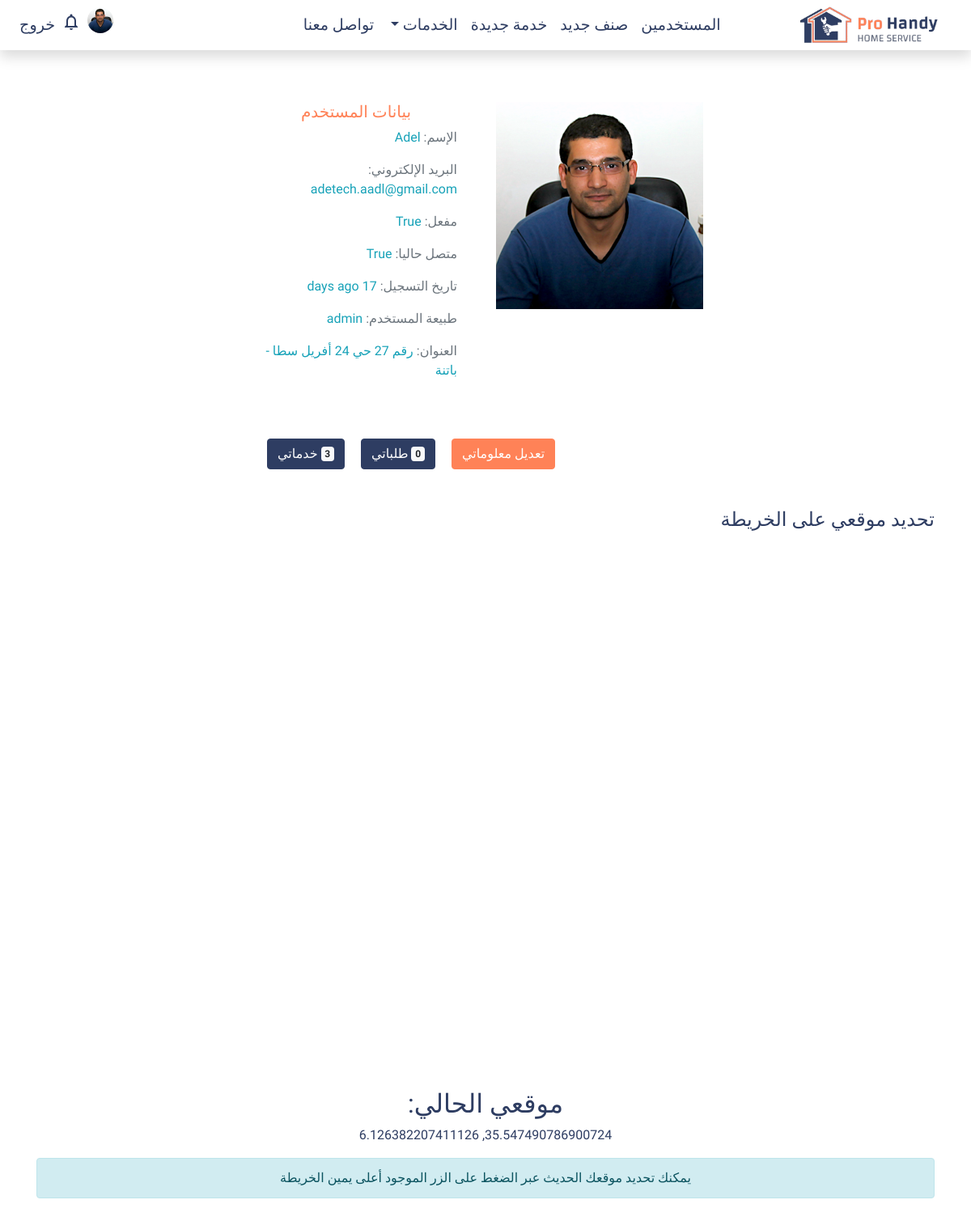
The app's page /profile (signed in), older data.
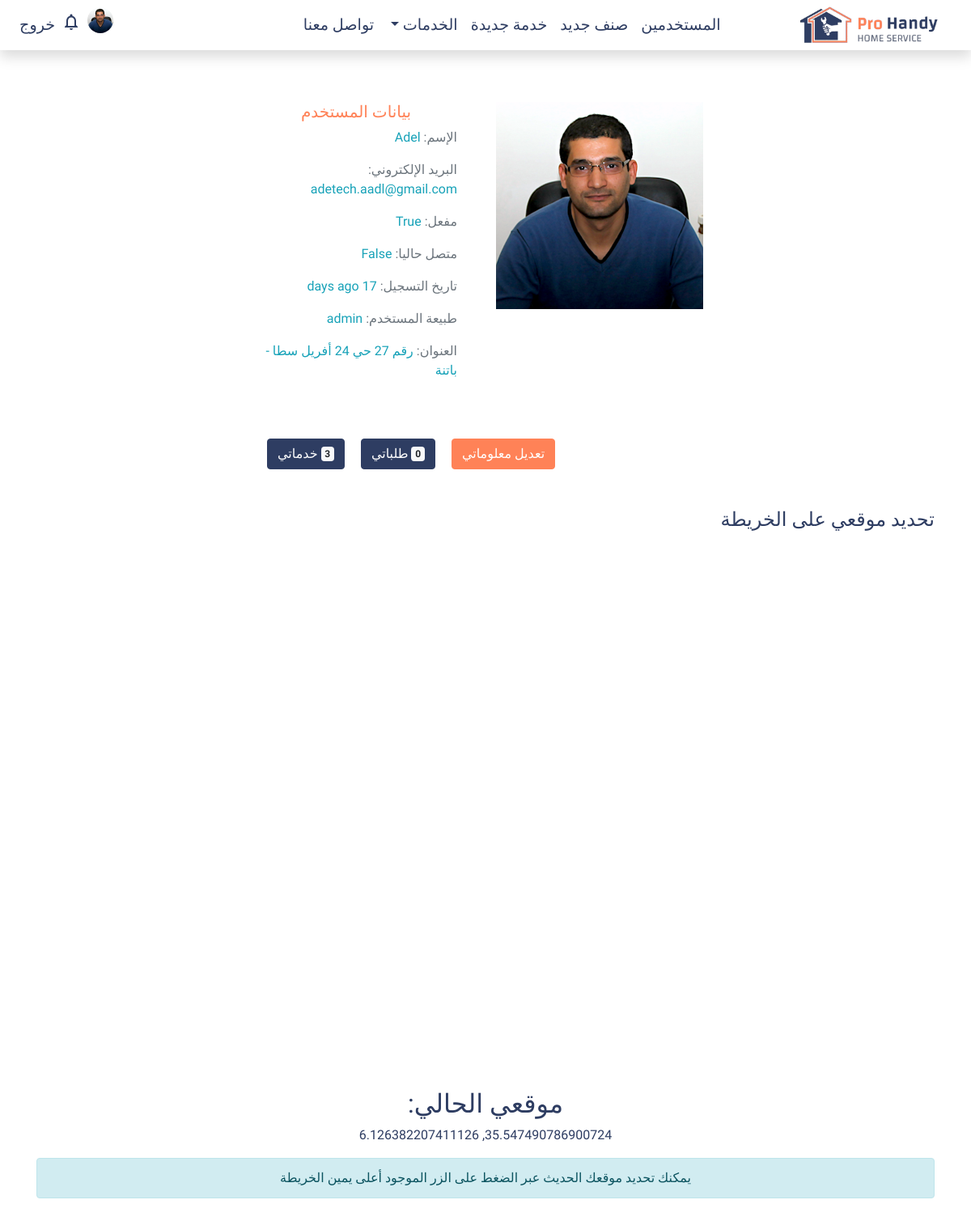
The same page, newer data.
### application/models.py (models this page shows, shortened)
class User(db.Model, UserMixin):
    id = db.Column(db.Integer, primary_key=True)
    username = db.Column(db.String(20), unique=True, nullable=False)
    full_name = db.Column(db.String(64), default='no full name')
    email = db.Column(db.String(120), unique=True, nullable=False)
    user_type = db.Column(db.String(20))
    image_file = db.Column(db.String(20), nullable=False, default='profile.png')
    password = db.Column(db.String(64), nullable=False)
    services = db.relationship('Service', backref='owner', lazy=True)
    created_at = db.Column(db.DateTime, nullable=False, default=datetime.utcnow)
    last_login = db.Column(db.DateTime)
    is_active = db.Column(db.Boolean, default=False)
    is_connected = db.Column(db.Boolean, default=False)
    address_first_line = db.Column(db.String(64), default='')
    address_second_line = db.Column(db.String(64), default='')
    city = db.Column(db.String(20), default='')
    phone_number = db.Column(db.String(14), default='')
    lat = db.Column(db.Float(20))
    lon = db.Column(db.Float(20))
    requests = db.relationship('ServiceRequest', cascade="all, delete", backref='client', lazy=True)
    request_messages = db.relationship('ServiceRequestMessages', cascade="all, delete", backref='message_sender', lazy=True)
    notifications = db.relationship('Notification', cascade="all, delete", backref='user_notified', lazy=True)

### application/routes.py (the view)
@app.route('/profile', methods=['GET', 'POST'])
def profile():
    categories = Category.query.all()
    services = Service.query.all()
    form = UpdateProfileForm()
    if form.validate_on_submit():
        if form.picture.data:
            picture_file = save_profile_picture(form.picture.data)
            current_user.image_file = picture_file
        current_user.username = form.username.data
        current_user.full_name = form.full_name.data
        current_user.address_first_line = form.address_first_line.data
        current_user.address_second_line = form.address_second_line.data
        current_user.city = form.city.data
        current_user.phone_number = form.phone.data
        db.session.commit()
        flash('قد تم تعديل معلوماتك بنجاح', 'success')
        return redirect(url_for('profile'))
    elif request.method == 'GET':
        n_requests = len(current_user.requests)
        n_services = len(current_user.services)
        form.username.data = current_user.username
        form.full_name.data = current_user.full_name
        form.address_first_line.data = current_user.address_first_line
        form.address_second_line.data = current_user.address_second_line
        form.city.data = current_user.city
        form.phone.data = current_user.phone_number
    return render_template('profile.html', form=form, n_services=n_services, n_requests=n_requests, categories=categories, services=services, title='NH | حسابي')

### application/models.py (called while the page is built)
@login_manager.user_loader
def load_user(user_id):
    return User.query.get(int(user_id))

### application/templates/profile.html (shortened to what this page needs)
{% extends 'base.html' %}
{% block main %}
    <div class="container media col-lg-6 mx-auto my-5 pt-3">
        <div class="hover-effect">
            <img src="static/img/users-profile/{{ current_user.image_file }}" class="align-self-start mr-3" alt="current_user.username">
        </div>
        <div class="media-body mr-5 mb-5 text-right">
            <h5 class="text-primary text-center">بيانات المستخدم</h5>
            <p class="text-muted">الإسم: <span class="text-info">{{ current_user.username }}</span></p>
            <p class="text-muted">البريد الإلكتروني: <span class="text-info">{{ current_user.email }}</span></p>
            <p class="text-muted">مفعل: <span class="text-info">{{ current_user.is_active }}</span></p>
            <p class="text-muted">متصل حاليا: <span class="text-info">{{ current_user.is_connected }}</span></p>
            <p class="text-muted">تاريخ التسجيل: <span class="text-info">{{ moment(current_user.created_at).fromNow() }}</span></p>
            <p class="text-muted">طبيعة المستخدم: <span class="text-info">{{ current_user.user_type }}</span></p>
            <p class="text-muted">العنوان:
                <span class="text-info">{{ current_user.address_first_line }} {{ current_user.address_second_line }} - {{ current_user.city }}</span>
            </p>
        </div>
        <div id="action-profile" class="container pt-2">
            <a id="action-edit-profile" class="btn btn-primary ml-3" href="#edit-profile">تعديل معلوماتي</a>
            <a id="action-requests" class="btn btn-secondary" href="#list-tab"><span class="badge badge-light">{{ n_requests }}</span> طلباتي</a>
            <a id="action-services" class="btn btn-secondary mr-3" href="#list-tab2"><span class="badge badge-light">{{ n_services }}</span> خدماتي</a>
        </div>
    </div>
    <div class="container my-3">
        <h4 class="text-right text-secondary">تحديد موقعي على الخريطة</h4>
        <div>
            {% include 'map.html' %}
        </div>
    </div>
{% endblock %}

### application/templates/nav.html (shortened to what this page needs)
<nav class="navbar navbar-expand-sm navbar-primary shadow" data-aos="fade-down">
    <a class="" href="/">
        <img id="app-logo" src="{{ url_for('static', filename='img/banner.png') }}" alt="" class="img-fluid">
    </a>
    <div class="collapse navbar-collapse" id="navbarTogglerDemo01">
        <ul class="navbar-nav mx-auto pr-0 d-flex">
            {% if current_user.is_authenticated %}
                {% if current_user.user_type == 'admin' %}
                    <li class="nav-item">
                        <a class="nav-link nav-effect" href="{{ url_for('display_users') }}">المستخدمين</a>
                    </li>
                    <li class="nav-item">
                        <a class="nav-link nav-effect" href="{{ url_for('add_category') }}">صنف جديد</a>
                    </li>
                {% endif %}
                <li class="nav-item">
                    <a class="nav-link nav-effect" href="{{ url_for('add_service') }}">خدمة جديدة</a>
                </li>
            {% endif %}
            <li class="nav-item dropdown">
                <a class="nav-link dropdown-toggle" href="#" id="navbardrop" data-toggle="dropdown">
                    الخدمات
                </a>
            </li>
            <li class="nav-item">
                <a class="nav-link nav-effect" href="#contact">تواصل معنا</a>
            </li>
        </ul>
        <ul class="navbar-nav d-flex justify-content-around flex-row mr-auto justify-content-end">
            {% if current_user.is_authenticated %}
                <li class="nav-item">
                    <a href="{{ url_for('profile') }}">
                        <img id="user-nav-img" class="align-self-center mr-3 rounded-circle" src="{{ url_for('static', filename='img/users-profile/') }}{{ current_user.image_file }}" alt="">
                    </a>
                </li>
                <li class="nav-item">
                        <a class="" href="#" id="notdrop" data-toggle="dropdown">
                            <i id="notification" class="material-icons align-middle">notifications_none</i>
                        </a>
                </li>
                <li class="nav-item">
                    <a class="nav-link nav-effect" href="{{ url_for('logout') }}">خروج</a>
                </li>
            {% endif %}
        </ul>
    </div>
</nav>

### application/templates/map.html (shortened to what this page needs)
<div id='map' class="container mt-5 pt-5 d-flex"></div>
<div class="text-center">
    {% if current_user.lat %}
    <h2 id="position-title">موقعي الحالي:</h2>
    <p><span id="user-lat">{{ current_user.lat }}</span>, <span id="user-lon">{{ current_user.lon }}</span></p>
    {% endif %}
</div>
<div class="alert alert-info text-center" id="info">
    يمكنك تحديد موقعك الحديث عبر الضغط على الزر الموجود أعلى يمين الخريطة
</div>

Row changes from the older to the newer data that the page shows:
changed User "Adel": is_connected "True" → "False"
